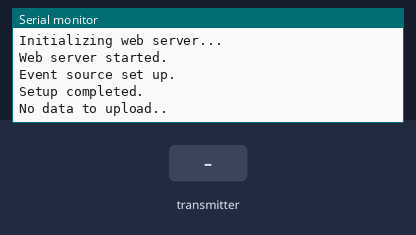
A program run on a simulated ESP32. Parts: the last lines printed to the serial monitor. The test bench sets the inputs (shaded band). WiFi joins after 1.5 s; servers stay silent unless stated; a WiFi scan finds three made-up networks; uploads are accepted with an empty reply.

Above: at 5.2 s.
5.3 s: the transmitter starts sending read_module_no = 0
At 5.61 s:
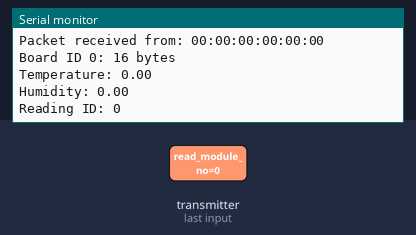
6.8 s: the transmitter starts sending temp = 25
8.3 s: the transmitter starts sending hum = 25
At 10.62 s:
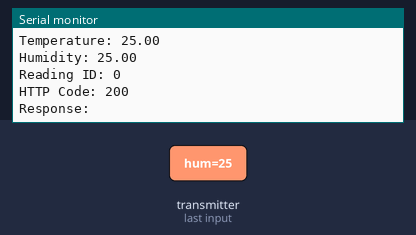
10.7 s: the transmitter starts sending readingId = 1
At 11.01 s:
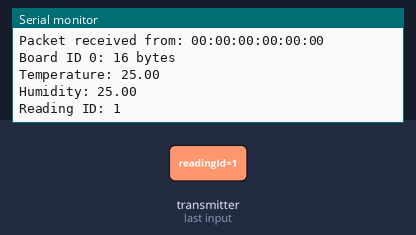
12.2 s: the transmitter starts sending read_module_no = 1024
13.7 s: the transmitter starts sending temp = 50
Timing chart, 0 to 16.2 s (numbered marks = the images above; inputs shaded):
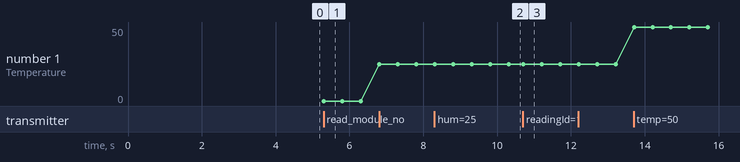

Measured:
- after the input at 5.3 s, the serial monitor: prints a new line at once (image 1)
- after the input at 8.3 s, the serial monitor: prints a new line at once (image 2)
- after the input at 10.7 s, the serial monitor: prints a new line at once (image 3)
- plotted number 1: 0 → 25 after the input at 6.8 s, 25 → 50 after the input at 13.7 s

The program:

main.cpp
```cpp
#include <esp_now.h>
#include <WiFi.h>
#include "ESPAsyncWebServer.h"
#include <Arduino_JSON.h>
#include <HTTPClient.h>

// Network configurations
const char* ssid1 = "True Enjoy";
const char* password1 = "enjoy7777777777";
String URL1 = "http://enjoycctv.trueddns.com:17521/share/public/espdata_00/upload_01.php";

const char* ssid2 = "ENJMesh";
const char* password2 = "enjoy042611749";
String URL2 = "http://enjoycctv.trueddns.com:17521/share/public/espdata_00/upload_01.php";

// Variables to hold the current configuration
const char* ssid = "";
const char* password = "";
String URL = "";
    // สำหรับ ทดสอบ ใน วง lan เดียวกัน
        // Set your Static IP address
        // IPAddress local_IP(192, 168, 1, 222);
        // // Set your Gateway IP address
        // IPAddress gateway(192, 168, 0, 1);

        // IPAddress subnet(255, 255, 0, 0);
        // IPAddress primaryDNS(8, 8, 8, 8);   //optional
        // IPAddress secondaryDNS(8, 8, 4, 4); //optional

// Public variables
int readmoduleno = 0;
float temperature = 0;
float humidity = 0;
int readId = 0;
bool readytoupload = false;

// Prototype function
void UploadData2Xampp();
void initializeWiFi();
void initializeEspNow();
void initializeWebServer();
void setupEventSource();

// Structure to receive data
typedef struct struct_message {
  int read_module_no;
  float temp;
  float hum;
  unsigned int readingId;
} struct_message;

struct_message incomingReadings;

JSONVar board;

AsyncWebServer server(80);
AsyncEventSource events("/events");

// Callback function for received data
void OnDataRecv(const uint8_t * mac_addr, const uint8_t *incomingData, int len) {
  char macStr[18];
  Serial.print("Packet received from: ");
  snprintf(macStr, sizeof(macStr), "%02x:%02x:%02x:%02x:%02x:%02x",
           mac_addr[0], mac_addr[1], mac_addr[2], mac_addr[3], mac_addr[4], mac_addr[5]);
  Serial.println(macStr);
  memcpy(&incomingReadings, incomingData, sizeof(incomingReadings));

  board["read_module_no"] = incomingReadings.read_module_no;
  board["temperature"] = incomingReadings.temp;
  board["humidity"] = incomingReadings.hum;
  board["readingId"] = incomingReadings.readingId;


  Serial.printf("Board ID %u: %u bytes\n", incomingReadings.read_module_no, len);
  Serial.printf("Temperature: %4.2f \n", incomingReadings.temp);
  Serial.printf("Humidity: %4.2f \n", incomingReadings.hum);
  Serial.printf("Reading ID: %d \n", incomingReadings.readingId);
  Serial.println();

  readmoduleno = incomingReadings.read_module_no;
  temperature = incomingReadings.temp;
  humidity = incomingReadings.hum;
  readId = incomingReadings.readingId;
  readytoupload = true;

  String jsonString = JSON.stringify(board);
  events.send(jsonString.c_str(), "new_readings", millis());
}

const char index_html[] PROGMEM = R"rawliteral(
<!DOCTYPE HTML>
<html>
<head>
  <title>ESP-NOW DASHBOARD</title>
  <meta name="viewport" content="width=device-width, initial-scale=1">
  <link rel="stylesheet" href="https://use.fontawesome.com/releases/v5.7.2/css/all.css" integrity="sha384-fnmOCqbTlWIlj8LyTjo7mOUStjsKC4pOpQbqyi7RrhN7udi9RwhKkMHpvLbHG9Sr" crossorigin="anonymous">
  <link rel="icon" href="data:,">
  <style>
    html {font-family: Arial; display: inline-block; text-align: center;}
    p {  font-size: 1.2rem;}
    body {  margin: 0;}
    .topnav { overflow: hidden; background-color: #2f4468; color: white; font-size: 1.7rem; }
    .content { padding: 20px; }
    .card { background-color: white; box-shadow: 2px 2px 12px 1px rgba(140,140,140,.5); }
    .cards { max-width: 700px; margin: 0 auto; display: grid; grid-gap: 2rem; grid-template-columns: repeat(auto-fit, minmax(300px, 1fr)); }
    .reading { font-size: 2.8rem; }
    .packet { color: #bebebe; }
    .card.temperature { color: #fd7e14; }
    .card.humidity { color: #1b78e2; }
  </style>
</head>
<body>
  <div class="topnav">
    <h3>ESP-NOW DASHBOARD</h3>
  </div>
  <div class="content">
    <div class="cards">
      <div class="card temperature">
        <h4><i class="fas fa-thermometer-half"></i> BOARD #1 - TEMPERATURE</h4>
        <p><span class="reading"><span id="t1">0.00</span> &deg;C</span></p>
        <p class="packet">Reading ID: <span id="rt1">0</span></p>
      </div>
      <div class="card humidity">
        <h4><i class="fas fa-tint"></i> BOARD #1 - HUMIDITY</h4>
        <p><span class="reading"><span id="h1">0.00</span> &percnt;</span></p>
        <p class="packet">Reading ID: <span id="rh1">0</span></p>
      </div>
      <div class="card temperature">
        <h4><i class="fas fa-thermometer-half"></i> BOARD #2 - TEMPERATURE</h4>
        <p><span class="reading"><span id="t2">0.00</span> &deg;C</span></p>
        <p class="packet">Reading ID: <span id="rt2">0</span></p>
      </div>
      <div class="card humidity">
        <h4><i class="fas fa-tint"></i> BOARD #2 - HUMIDITY</h4>
        <p><span class="reading"><span id="h2">0.00</span> &percnt;</span></p>
        <p class="packet">Reading ID: <span id="rh2">0</span></p>
      </div>
    </div>
  </div>
<script>
if (!!window.EventSource) {
 var source = new EventSource('/events');

 source.addEventListener('open', function(e) {
  console.log("Events Connected");
 }, false);

 source.addEventListener('error', function(e) {
  if (e.target.readyState != EventSource.OPEN) {
    console.log("Events Disconnected");
  }
 }, false);

 source.addEventListener('message', function(e) {
  console.log("message", e.data);
 }, false);

 source.addEventListener('new_readings', function(e) {
  console.log("new_readings", e.data);
  var obj = JSON.parse(e.data);

  // Update the temperature and humidity for the respective board ID
  document.getElementById("t" + obj.read_module_no).innerHTML = obj.temperature.toFixed(2);
  document.getElementById("h" + obj.read_module_no).innerHTML = obj.humidity.toFixed(2);
  document.getElementById("rt" + obj.read_module_no).innerHTML = obj.readingId;
  document.getElementById("rh" + obj.read_module_no).innerHTML = obj.readingId;
 }, false);
}
</script>
</body>
</html>
)rawliteral";

// Function to select network configuration
void selectNetworkConfiguration() {
  // Scan for available networks
  int n = WiFi.scanNetworks();
  Serial.println("Scan done");

  bool network1Found = false;
  bool network2Found = false;

  // Check if the desired networks are found
  for (int i = 0; i < n; i++) {
    if (WiFi.SSID(i) == ssid1) {
      network1Found = true;
      Serial.println("Network 1 found");
    }
    if (WiFi.SSID(i) == ssid2) {
      network2Found = true;
      Serial.println("Network 2 found");
    }
  }

  // Select network configuration based on availability
  if (network1Found) {
    ssid = ssid1;
    password = password1;
    URL = URL1;
  } else if (network2Found) {
    ssid = ssid2;
    password = password2;
    URL = URL2;
  } else {
    Serial.println("No preferred networks found, using default configuration.");
    ssid = ssid2;  // Default to second network if none of the preferred ones are found
    password = password2;
    URL = URL2;
  }
}

void setup() {
  Serial.begin(115200);

  // Call each function to initialize components
  initializeWiFi();         // Setup WiFi connection
  initializeEspNow();        // Initialize ESP-NOW
  initializeWebServer();     // Setup web server
  setupEventSource();        // Setup event source for real-time updates

  Serial.println("Setup completed.");

  // // Initialize WiFi and select network configuration
  // WiFi.mode(WIFI_STA);
  // WiFi.setSleep(WIFI_PS_NONE);

  // selectNetworkConfiguration();

  // Serial.print("Connecting to ");
  // Serial.println(ssid);
  // WiFi.begin(ssid, password);

  // while (WiFi.status() != WL_CONNECTED) {
  //   delay(1000);
  //   Serial.print(".");
  // }
  // Serial.println("Connected");
  // Serial.print("Station IP Address: ");
  // Serial.println(WiFi.localIP());
  // Serial.print("Wi-Fi Channel: ");
  // Serial.println(WiFi.channel());

  // // Init ESP-NOW
  // if (esp_now_init() != ESP_OK) {
  //   Serial.println("Error initializing ESP-NOW");
  //   return;
  // }

  // // Register for received data callback
  // esp_now_register_recv_cb(OnDataRecv);

  // // Setup web server
  // server.on("/", HTTP_GET, [](AsyncWebServerRequest *request){
  //   request->send_P(200, "text/html", index_html);
  // });

  // events.onConnect([](AsyncEventSourceClient *client){
  //   if(client->lastId()){
  //     Serial.printf("Client reconnected! Last message ID that it got is: %u\n", client->lastId());
  //   }
  //   client->send("hello!", NULL, millis(), 10000);
  // });
  // server.addHandler(&events);
  // server.begin();
}

void loop() {
  static unsigned long lastEventTime = millis();
  static const unsigned long EVENT_INTERVAL_MS = 5000;
  if ((millis() - lastEventTime) > EVENT_INTERVAL_MS) {
    events.send("ping", NULL, millis());
    lastEventTime = millis();
  }

  if (readytoupload && temperature > 0 && humidity > 0 ){
    UploadData2Xampp();
  } else {
    Serial.println("No data to upload..");
    delay(5000);
  }
}

void UploadData2Xampp() {
  Serial.println("Uploading data to server...");

  String postData = "read_module_no=" + String(readmoduleno) +
                    "&temperature=" + String(temperature) +
                    "&humidity=" + String(humidity) +
                    "&readingId=" + String(readId);

  HTTPClient http;
  http.begin(URL);
  http.addHeader("Content-Type", "application/x-www-form-urlencoded");

  int httpCode = http.POST(postData);
  if (httpCode > 0) {
    String payload = http.getString();
    Serial.print("HTTP Code: "); Serial.println(httpCode);
    Serial.print("Response: "); Serial.println(payload);
  } else {
    Serial.print("HTTP POST Error: "); Serial.println(httpCode);
  }

  http.end();  // Close connection
  readytoupload = false;  // reset status to prevent double upload
  delay(1000); // Delay between uploads
}


// Separate function to handle Wi-Fi connection
void initializeWiFi() {
  Serial.println("Initializing Wi-Fi...");

  WiFi.mode(WIFI_STA);         // Set to station mode
  WiFi.setSleep(WIFI_PS_NONE); // Disable Wi-Fi sleep for a stable connection

  // Custom function to select network based on availability
  selectNetworkConfiguration(); // Choose the SSID, password, and URL

  Serial.print("Connecting to ");
  Serial.println(ssid);

          // Configures static IP address   // สำหรับ ทดสอบ ใน วง lan เดียวกัน
          // if (!WiFi.config(local_IP, gateway, subnet, primaryDNS, secondaryDNS)) {
          //   Serial.println("STA Failed to configure");
          // }

  WiFi.begin(ssid, password);   // Connect to Wi-Fi

  // Wait until Wi-Fi is connected
  while (WiFi.status() != WL_CONNECTED) {
    delay(1000);
    Serial.print(".");
  }
  Serial.println("Connected to Wi-Fi.");
  Serial.print("Station IP Address: ");
  Serial.println(WiFi.localIP());
  Serial.print("Wi-Fi Channel: ");
  Serial.println(WiFi.channel());
}

// Separate function to initialize ESP-NOW
void initializeEspNow() {
  Serial.println("Initializing ESP-NOW...");

  if (esp_now_init() != ESP_OK) {
    Serial.println("Error initializing ESP-NOW.");
    return;
  }

  // Register the callback function for when data is received
  esp_now_register_recv_cb(OnDataRecv);
  Serial.println("ESP-NOW initialized successfully.");
}

// Separate function to setup web server
void initializeWebServer() {
  Serial.println("Initializing web server...");

  // Define the main route
  server.on("/", HTTP_GET, [](AsyncWebServerRequest *request){
    request->send_P(200, "text/html", index_html);
  });

  server.begin(); // Start the server
  Serial.println("Web server started.");
}

// Separate function to setup EventSource (for real-time updates)
void setupEventSource() {
  events.onConnect([](AsyncEventSourceClient *client){
    if (client->lastId()) {
      Serial.printf("Client reconnected! Last message ID: %u\n", client->lastId());
    }
    client->send("hello!", NULL, millis(), 10000);
  });

  server.addHandler(&events); // Add EventSource handler to the server
  Serial.println("Event source set up.");
}
```
